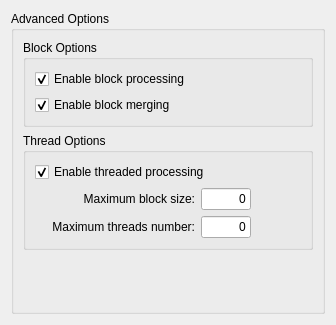
<?xml version="1.0" encoding="UTF-8"?>
<ui version="4.0">
 <class>SegmenterAdvancedOptionsWizardPageForm</class>
 <widget class="QWizardPage" name="SegmenterAdvancedOptionsWizardPageForm">
  <property name="geometry">
   <rect>
    <x>0</x>
    <y>0</y>
    <width>336</width>
    <height>325</height>
   </rect>
  </property>
  <property name="windowTitle">
   <string>Segmenter Advanced Options</string>
  </property>
  <layout class="QGridLayout" name="gridLayout_5">
   <property name="leftMargin">
    <number>11</number>
   </property>
   <property name="topMargin">
    <number>11</number>
   </property>
   <property name="rightMargin">
    <number>11</number>
   </property>
   <item row="0" column="0">
    <widget class="QGroupBox" name="groupBox_3">
     <property name="title">
      <string>Advanced Options</string>
     </property>
     <layout class="QGridLayout" name="gridLayout_4">
      <item row="0" column="0">
       <layout class="QGridLayout" name="gridLayout_3">
        <item row="0" column="0">
         <widget class="QGroupBox" name="groupBox">
          <property name="title">
           <string>Block Options</string>
          </property>
          <property name="flat">
           <bool>true</bool>
          </property>
          <layout class="QGridLayout" name="gridLayout">
           <item row="0" column="0">
            <widget class="QCheckBox" name="m_enableBlockProcessingcheckBox">
             <property name="toolTip">
              <string>The original raster will be splitted into small blocks, each one will be segmented independently and the result will be merged at the end</string>
             </property>
             <property name="text">
              <string>Enable block processing</string>
             </property>
             <property name="checked">
              <bool>true</bool>
             </property>
            </widget>
           </item>
           <item row="1" column="0">
            <widget class="QCheckBox" name="m_enableBlockMergingCheckBox">
             <property name="toolTip">
              <string>If true, a block merging procedure will be performed</string>
             </property>
             <property name="text">
              <string>Enable block merging</string>
             </property>
             <property name="checked">
              <bool>true</bool>
             </property>
            </widget>
           </item>
          </layout>
         </widget>
        </item>
        <item row="1" column="0">
         <widget class="QGroupBox" name="groupBox_2">
          <property name="title">
           <string>Thread Options</string>
          </property>
          <property name="flat">
           <bool>true</bool>
          </property>
          <layout class="QGridLayout" name="gridLayout_2">
           <item row="0" column="0">
            <widget class="QCheckBox" name="m_enableThreadedProcessingcheckBox">
             <property name="toolTip">
              <string>Threaded processing will be performed (best with multi-core or multi-processor systems</string>
             </property>
             <property name="text">
              <string>Enable threaded processing</string>
             </property>
             <property name="checked">
              <bool>true</bool>
             </property>
            </widget>
           </item>
           <item row="1" column="0">
            <layout class="QHBoxLayout" name="horizontalLayout_4">
             <item>
              <widget class="QLabel" name="inputDataSetLabel_4">
               <property name="minimumSize">
                <size>
                 <width>160</width>
                 <height>0</height>
                </size>
               </property>
               <property name="text">
                <string>Maximum block size:</string>
               </property>
               <property name="alignment">
                <set>Qt::AlignRight|Qt::AlignTrailing|Qt::AlignVCenter</set>
               </property>
              </widget>
             </item>
             <item>
              <widget class="QLineEdit" name="m_maximumBlockSizeLineEdit">
               <property name="sizePolicy">
                <sizepolicy hsizetype="Fixed" vsizetype="Fixed">
                 <horstretch>0</horstretch>
                 <verstretch>0</verstretch>
                </sizepolicy>
               </property>
               <property name="minimumSize">
                <size>
                 <width>50</width>
                 <height>0</height>
                </size>
               </property>
               <property name="maximumSize">
                <size>
                 <width>50</width>
                 <height>16777215</height>
                </size>
               </property>
               <property name="toolTip">
                <string>The input image will be split into blocks with this width for processing, This parameter tells the maximum block lateral size (width or height), the default: 0 - the size will be defined following the current system resources and physical processors number)</string>
               </property>
               <property name="text">
                <string>0</string>
               </property>
               <property name="alignment">
                <set>Qt::AlignRight|Qt::AlignTrailing|Qt::AlignVCenter</set>
               </property>
              </widget>
             </item>
             <item>
              <spacer name="horizontalSpacer">
               <property name="orientation">
                <enum>Qt::Horizontal</enum>
               </property>
               <property name="sizeHint" stdset="0">
                <size>
                 <width>40</width>
                 <height>20</height>
                </size>
               </property>
              </spacer>
             </item>
            </layout>
           </item>
           <item row="2" column="0">
            <layout class="QHBoxLayout" name="horizontalLayout_5">
             <item>
              <widget class="QLabel" name="inputDataSetLabel_5">
               <property name="minimumSize">
                <size>
                 <width>160</width>
                 <height>0</height>
                </size>
               </property>
               <property name="text">
                <string>Maximum threads number:</string>
               </property>
               <property name="alignment">
                <set>Qt::AlignRight|Qt::AlignTrailing|Qt::AlignVCenter</set>
               </property>
              </widget>
             </item>
             <item>
              <widget class="QLineEdit" name="m_maximumThreadsNumberLineEdit">
               <property name="sizePolicy">
                <sizepolicy hsizetype="Fixed" vsizetype="Fixed">
                 <horstretch>0</horstretch>
                 <verstretch>0</verstretch>
                </sizepolicy>
               </property>
               <property name="minimumSize">
                <size>
                 <width>50</width>
                 <height>0</height>
                </size>
               </property>
               <property name="maximumSize">
                <size>
                 <width>50</width>
                 <height>16777215</height>
                </size>
               </property>
               <property name="toolTip">
                <string>The maximum number of concurrent segmenter threads (default:0 - automatically found)</string>
               </property>
               <property name="text">
                <string>0</string>
               </property>
               <property name="alignment">
                <set>Qt::AlignRight|Qt::AlignTrailing|Qt::AlignVCenter</set>
               </property>
              </widget>
             </item>
             <item>
              <spacer name="horizontalSpacer_2">
               <property name="orientation">
                <enum>Qt::Horizontal</enum>
               </property>
               <property name="sizeHint" stdset="0">
                <size>
                 <width>40</width>
                 <height>20</height>
                </size>
               </property>
              </spacer>
             </item>
            </layout>
           </item>
          </layout>
         </widget>
        </item>
        <item row="2" column="0">
         <spacer name="verticalSpacer">
          <property name="orientation">
           <enum>Qt::Vertical</enum>
          </property>
          <property name="sizeType">
           <enum>QSizePolicy::MinimumExpanding</enum>
          </property>
          <property name="sizeHint" stdset="0">
           <size>
            <width>20</width>
            <height>40</height>
           </size>
          </property>
         </spacer>
        </item>
       </layout>
      </item>
     </layout>
    </widget>
   </item>
  </layout>
 </widget>
 <resources/>
 <connections>
  <connection>
   <sender>m_enableThreadedProcessingcheckBox</sender>
   <signal>toggled(bool)</signal>
   <receiver>m_maximumBlockSizeLineEdit</receiver>
   <slot>setEnabled(bool)</slot>
   <hints>
    <hint type="sourcelabel">
     <x>47</x>
     <y>172</y>
    </hint>
    <hint type="destinationlabel">
     <x>228</x>
     <y>196</y>
    </hint>
   </hints>
  </connection>
  <connection>
   <sender>m_enableThreadedProcessingcheckBox</sender>
   <signal>toggled(bool)</signal>
   <receiver>m_maximumThreadsNumberLineEdit</receiver>
   <slot>setEnabled(bool)</slot>
   <hints>
    <hint type="sourcelabel">
     <x>68</x>
     <y>171</y>
    </hint>
    <hint type="destinationlabel">
     <x>226</x>
     <y>231</y>
    </hint>
   </hints>
  </connection>
 </connections>
</ui>
